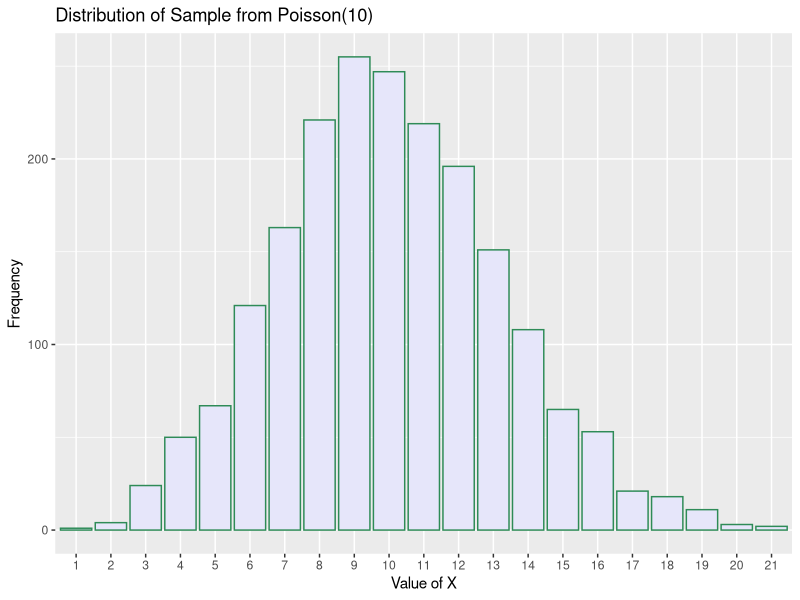
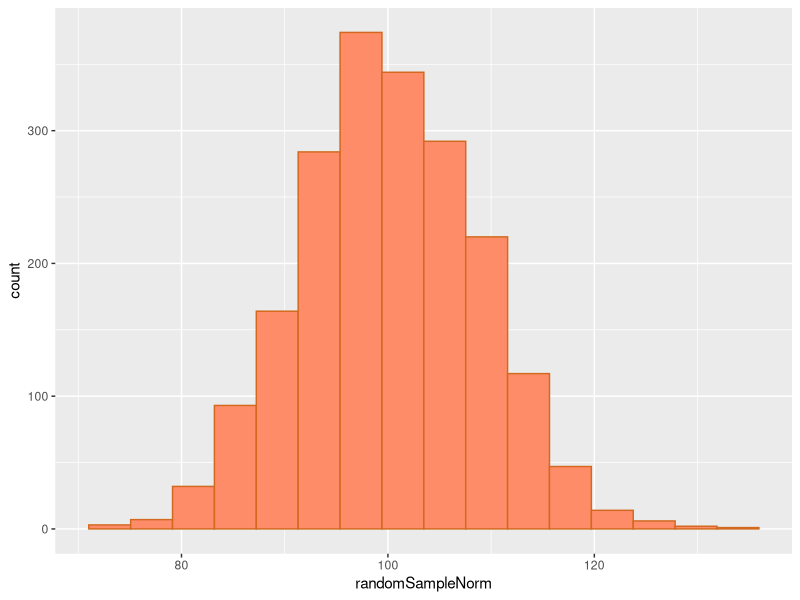

Write the R code that produced these figures, in order.
## ---- chunk 1
knitr::opts_chunk$set(echo = TRUE)
if(!require("ggplot2")){
install.packages("ggplot2")
require ("ggplot2")
}
  library(ggplot2)

library(knitr)


## ---- chunk 2
#a) X ∼ Poisson(10) 

#Randomly generate and store a sample of n = 2000 values of X
randomSample <- rpois(2000, 10)

#Finding Estimate:
mean(randomSample < 8)

mean(randomSample >= 8 & randomSample < 9)


#Finding exact:
sum(dpois(0:7,10))
sum(dpois(8:8,10))


## ---- chunk 3

lambda <- 10
#b)

#Calculate the expected value and standard deviation for X
mean(randomSample)
sd(randomSample)

#Calculate exact expected value and standard deviation using formulas
exactStandardDeviation <- lambda
print(exactStandardDeviation)
sqrt(lambda)
## ---- chunk 4
#c)
freqDataFrame <- as.data.frame(table(randomSample))

colnames(freqDataFrame) <- c("X", "Frequency")

# Create the bar graph
ggplot(data =freqDataFrame, aes(x = X, y = Frequency)) +
  geom_bar(stat = "identity", fill = "lavender", color = "seagreen") +
  labs(title = "Distribution of Sample from Poisson(10)",
       x = "Value of X",
       y = "Frequency")

## ---- chunk 5
#X ∼ Binomial(12, 0.67) 

# a. P (X > 14)
answerA <- 1-sum(dbinom(0:14 , 12, 0.67))    #answer is 0 on calc
print(answerA)

# b. P (7 < X ≤ 10)
answerB <- sum(dbinom(8:10, 12, 0.67))   #cwc checked with calc
print(answerB)

# c. P (X ≤ 11)
answerC <- sum(dbinom(0:11, 12, 0.67))    #cwc
#pbinom(11, 12, .67, lower.tail = T)

print(answerC)
## ---- chunk 6
#X ∼ Poisson(6.4)

#a. P (X ≤ 4)
poissonA <- ppois(4,6.4)  #calc
# double checking: sum (dpois(0:4, 6.4))
print(poissonA)

#b. P (7 ≤ X < 8)
poissonB <-sum(dpois(7:7,6.4))    #calc
print(poissonB)

#c. P (X ≥ 9)
poissonC <- 1- sum(dpois(0:8,6.4))      #calc
#1-ppois(8,6.4)
print(poissonC)
## ---- chunk 7
#a) X ∼ Normal(100, 81) 
#Generate random sample
randomSampleNorm <- rnorm(2000,100, sqrt(81))

mean(randomSampleNorm >= 72)
mean(randomSampleNorm >= 90 & randomSampleNorm <= 95)

1 - pnorm(72, 100, sqrt(81))
pnorm(95, 100, sqrt(81)) - pnorm(90, 100, sqrt(81))


## ---- chunk 8
#b)
mean(randomSampleNorm)
sd(randomSampleNorm)

exactMean <- 100
print(exactMean)
sqrt(81)
## ---- chunk 9
#c)
normGraphBinSize <- diff(range(randomSampleNorm))/ 15

ggplot(data=NULL, aes(x=randomSampleNorm)) +
  geom_histogram(binwidth=normGraphBinSize,
                 fill="salmon1",colour="chocolate")

## ---- chunk 10
#X ∼ Normal(18, 4)

#a. P (X ≤ 12)
normA <-pnorm(12,18,sqrt(4))  #calc
print(normA)


#b. P (19 ≤ X ≤ 20)
normB <- pnorm(20,18, 2) -  pnorm(19,18, 2)  #calc

print(normB)

#c. P (X ≥ 15)
normC <- 1-pnorm(15,18,sqrt(4))   #calc
print(normC)

